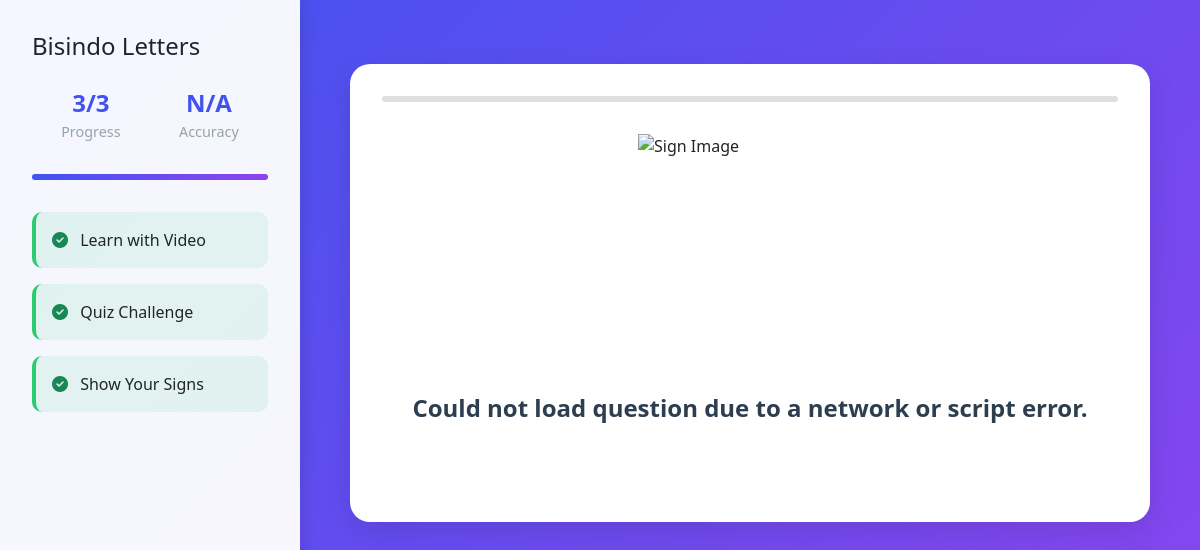
Screenshot of /gamepage (signed in) with the database file from the repository.
### models.py (models this page shows, shortened)
class Lesson(db.Model):
    id = db.Column(db.Integer, primary_key=True)
    lesson_key = db.Column(db.String(50), unique=True, nullable=False)
    title = db.Column(db.String(100), nullable=False)
    url = db.Column(db.String(200), nullable=True)
    order = db.Column(db.Integer, default=0) # To maintain order if needed

### routes.py (the view)
@auth_bp.route('/gamepage')
def gamepage():
    user_id = session.get('user_id')
    if not user_id:
        flash('Please log in to play the game.', 'warning')
        return redirect(url_for('auth.login'))
    all_db_lessons = get_or_create_lessons_from_json() # Call this to ensure lessons table is populated
    user_lessons_with_status = []
    total_lessons_count = len(all_db_lessons)
    completed_lessons_count = 0
    for db_lesson in all_db_lessons:
        status_entry = UserLessonStatus.query.filter_by(user_id=user_id, lesson_id=db_lesson.id).first()
        current_status = status_entry.status if status_entry else 'not_started'
        if current_status == 'completed':
            completed_lessons_count += 1
        is_current_page_lesson = (request.path == db_lesson.url)
        user_lessons_with_status.append({
            'title': db_lesson.title,
            'url': db_lesson.url,
            'status': 'current' if is_current_page_lesson and current_status != 'completed' else current_status,
            'lesson_key': db_lesson.lesson_key # Pass lesson_key for client-side updates
        })
    module_progress_percent = (completed_lessons_count / total_lessons_count) * 100 if total_lessons_count > 0 else 0
    print(f"DEBUG: Current request.path: {request.path}")
    print(f"DEBUG: Lessons being passed to template: {user_lessons_with_status}")
    session.pop('questions_asked', None)
    return render_template(
        "gamepage.html",
        user=session.get('user'),
        lessons=user_lessons_with_status,
        module_progress_percent=module_progress_percent, # For the main module progress bar
        completed_lessons_count=completed_lessons_count,
        total_lessons_count=total_lessons_count
    )

### templates/gamepage.html (shortened to what this page needs)
<!DOCTYPE html>
<html lang="en">
<head>
    <link href="https://cdn.jsdelivr.net/npm/bootstrap@5.3.0/dist/css/bootstrap.min.css" rel="stylesheet">
    <link rel="stylesheet" href="https://cdnjs.cloudflare.com/ajax/libs/font-awesome/6.4.0/css/all.min.css">
    <link rel="stylesheet" href="static/gamestyle.css">
</head>
<body>
    <div class="sidebar">
        <h4 class="mb-4">Bisindo Letters</h4>
        <div class="stats-container">
            <div class="stat-item">
                <div class="stat-number">{{ completed_lessons_count }}/{{ total_lessons_count }}</div>
                <div class="stat-label">Progress</div>
            </div>
            <div class="stat-item">
                <div class="stat-number">N/A</div>
                <div class="stat-label">Accuracy</div>
            </div>
        </div>
        <div class="progress-bar-container">
            <div class="progress-bar-fill" style="width: {{ module_progress_percent }}%;"></div>
        </div>
        {% for lesson in lessons %}
        <div class="lesson-item {{ lesson.status }}"
             {% if lesson.url %}onclick="window.location.href='{{ lesson.url }}'"{% endif %}>
          {% if lesson.status == 'completed' %}
            <i class="fas fa-check-circle me-2 text-success"></i>
          {% elif lesson.status == 'current' %}
            <i class="fas fa-play-circle me-2 text-primary"></i>
          {% else %}
            <i class="fas fa-circle me-2 text-secondary"></i>
          {% endif %}
          {{ lesson.title }}
        </div>
      {% endfor %}
    </div>
    <div class="main_wrapper">
        <div class="main-content">
            {% set temp_lesson = lessons|selectattr('url', 'equalto', request.path)|first %}
            <div class="quiz-card" data-lesson-key="{{ temp_lesson.lesson_key if temp_lesson and temp_lesson.lesson_key else 'KEY_NOT_FOUND_IN_LESSON' }}">
                <div class="progress-bar-container internal-progress">
                </div>
                <img id="sign-image" src="/static/placeholder.png" alt="Sign Image" class="world-icon">
                <div id="question" class="question-text">Loading question...</div>
            </div>
        </div>
    </div>
</body>
</html>

### static/gamestyle.css (style rules this page uses)
:root { --primary: #4153ef; --secondary: #8e44ef; --correct: #2ecc71; --incorrect: #e74c3c; --neutral: #95a5a6; --bg-light: #f8fafc; --white: #ffffff; }
body { background: linear-gradient(135deg, var(--primary), var(--secondary)); min-height: 100vh; font-family: 'Segoe UI', sans-serif; }
.sidebar { background: rgba(255, 255, 255, 0.95); width: 300px; height: 100vh; position: fixed; left: 0; top: 0; padding: 2rem; box-shadow: 4px 0 15px rgba(0, 0, 0, 0.1); overflow-y: auto; }
.lesson-item { padding: 1rem; border-radius: 10px; margin-bottom: 1rem; background: var(--bg-light); transition: all 0.3s ease; cursor: pointer; }
.lesson-item.completed { background: rgba(46, 204, 113, 0.1); border-left: 4px solid var(--correct); }
.main-content { margin-left: 300px; padding: 2rem; min-height: 100vh; }
.quiz-card { background: var(--white); border-radius: 20px; padding: 2rem; box-shadow: 0 10px 30px rgba(0, 0, 0, 0.1); max-width: 800px; margin: 2rem auto; }
.world-icon { width: 224px; height: 224px; margin: 2rem auto; display: block; animation: float 3s ease-in-out infinite; }
.question-text { font-size: 1.5rem; font-weight: 600; color: #2c3e50; text-align: center; margin-bottom: 2rem; }
.progress-bar-container { width: 100%; height: 6px; background: #e9ecef; border-radius: 3px; margin-bottom: 2rem; }
.progress-bar-fill { height: 100%; background: linear-gradient(90deg, var(--primary), var(--secondary)); border-radius: 3px; width: 45%; transition: width 0.3s ease; }
.stats-container { display: flex; justify-content: space-around; margin-bottom: 2rem; }
.stat-item { text-align: center; }
.stat-number { font-size: 1.5rem; font-weight: bold; color: var(--primary); }
.stat-label { color: var(--neutral); font-size: 0.9rem; }
.quiz-card { position: relative; }
.internal-progress { width: 100%; height: 6px; background-color: #e0e0e0; border-radius: 3px; overflow: hidden; margin-bottom: 20px; }
.progress-bar-fill { height: 100%; background: linear-gradient(90deg, var(--primary), var(--secondary)); border-radius: 3px; width: 0%; transition: width 0.3s ease; }

### rows the page displays
Lesson: title "Learn with Video"
Lesson: title "Quiz Challenge"
Lesson: title "Show Your Signs"

### other values shown
{{ completed_lessons_count }} "3"
{{ total_lessons_count }} "3"
